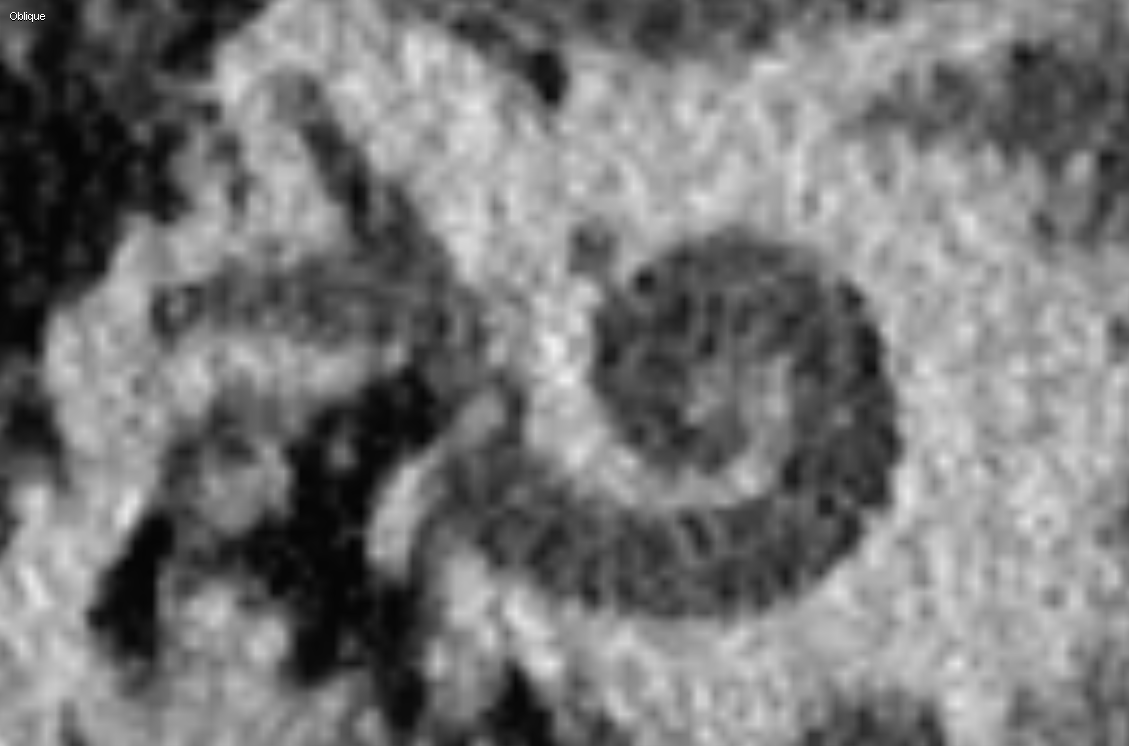
#> input picture Project/DATA/ID03/ID03pre.png, 1129 x 746 px; its folder holds 2 pictures in this run
$ python main.py   (older library calls are emulated)
#> lines starting #> are read from the running program, lines starting #| are printed output that depends on the picture
### Project/utils.py
import math
import os
import os.path
import sys

import cv2
import matplotlib.pyplot as plt
import numpy as np

import config


# [39 lines left out: functions normalize_2dimage_grayscale, preprocess_image_grayscale, not called in this run]


def get_img_pairs_paths(path=config.general["data_directory"], sep="\\"):
    """

    :param sep: this is the appropriate separator for creating a string of the paths of the CT scans.
    :param path: Path to the directory containing the data. Works according to the given structure. (not robust)
    :return: List of tuples containing the paths of the pre-surgery and post-surgery CT scans.
    """
#> called with path = './DATA', sep = '\\'
    pairs = []
    for root, dirs, files in os.walk(path):
        pair = []

        if config.general["Running on MacOS?"]:
            sep = "/"

        for file in files:
            pair.append(root + sep + file)
        pairs.append(tuple(pair))

    # Removes the ./DATA entry
    del pairs[0]
    return pairs


# [28 lines left out: functions get_image_info, show, not called in this run]


def create_circular_mask(h, w, center=None, radius=None):
    '''
    Creates a binary image of size h x w with a circle
    :param h: height of image
    :param w: width of image
    :param center: center of circle
    :param radius: radius of circle
    :return:
    '''
    # https://stackoverflow.com/questions/44865023/how-can-i-create-a-circular-mask-for-a-numpy-array
    if center is None:  # use the middle of the image
        center = (int(w / 2), int(h / 2))
    if radius is None:  # use the smallest distance between the center and image walls
        radius = min(center[0], center[1], w - center[0], h - center[1])

    Y, X = np.ogrid[:h, :w]
    dist_from_center = np.sqrt((X - center[0]) ** 2 + (Y - center[1]) ** 2)

    mask = dist_from_center <= radius
    return mask


# https://www.oreilly.com/library/view/programming-computer-vision/9781449341916/ch01.html

#### FUNCTIONS FOR NUMBERING ELECTRODES AND CALCULATING THE INSERTION DEPTH ANGLE

# [122 lines left out: functions polar, electrode_sequence, calculate_angular_insertion_depth, not called in this run]

### Project/CTscanPair.py
import io
import ntpath

import cv2
import imutils
from PIL import Image
from pylab import *
from skimage import measure

import config
import utils


# BASE IMAGE ALWAYS IN NPARRAY FORMAT with values 0-255 ! (it's easier to handle)

# This class contains all information related to the pair of images received (pre-surgical and post-surgical)
class CTscanPair:
    # Class attributes

    # Constructor / instances attributes
    def __init__(self, pair, patternpath):
        """

        :param pair: Tuple with two paths to the preop and postop CT scan images.
        :param patternpath: Path to the pattern images to detect the cochlea (circle)
        """
        ###########################################
        # Basic features initialization
        ###########################################

        start = time.time()
        self.prePath = pair[1]
        self.postPath = pair[0]
        self.patternPath = patternpath
        self.pattern_arr = []

        # Preop picture filename
        head, tail = ntpath.split(self.prePath)
        self.preBasename = tail
        # Postop picture filename
        head, tail = ntpath.split(self.postPath)
        self.postBasename = tail
        self.name = self.preBasename[:-7]

        print("\n\n-------------------------------------")
        print("Scan pair identification number: ", self.name)

        # Open the files
        # https://pillow.readthedocs.io/en/3.1.x/reference/Image.html#PIL.Image.Image.convert

        # Pre-surgery picture
        with open(self.prePath, 'rb') as f:
            self.preop_arr = array(Image.open(io.BytesIO(f.read())).convert('L'))

        # Post-surgery picture
        with open(self.postPath, 'rb') as g:
            self.postop_arr = array(Image.open(io.BytesIO(g.read())).convert('L'))

        # Pattern (circle)
        with open(self.patternPath, 'rb') as p:
            self.pattern = array(Image.open(io.BytesIO(p.read())).convert('L'))

        # Base image preop but colored / is set during cochlea center calculation bellow
        self.preImgRGB = None

        ###########################################
        # Complex analysis and definitions on init
        ###########################################


        # Has been attempted with Hough Transform but template matching is more efficient and adaptive.
        self.cochlea_center = self.setCochleaCenterTemplateMatching()

        # Define a radius of reasonable location of the cochlea (see hand out: electrode might not be in)
        # Mask that covers the cochlea area. It is expanded a bit to be used in the electrodes detection.
        self.cochlea_area = self.setCochleaAreaImage()

        # Get coordinates of the electrodes. A list of x and y coordinates (tuples) pinpointing to the center of the
        # electrode.
        self.electrodes_list = self.setElectrodesCoordinates()

        # Determine if the found spots are relevant --> 12 electrodes should be found! Not too far away
        self.relevant_electodes = self.setElectrodesSorted()

        # Determine the orientation of the cochlea
        self.orientation = self.setCochleaOrientation()

        # Define the order of the electrodes
        self.electrode_order = self.setElectrodesOrder()

        # Calculate the angular insertion depth --> The main output!
        # [(electrode nr., x-cord., y-cord., angular insertion depth),...]
        self.angular_insertion_depth = self.setAngularInsertionDepth()

        # If wanted, found electrodes can be visualized
        if config.electrodes_enumeration["Show found electrodes on image?"]:
            self.enumerateElectrodes()

        end = time.time()
        t = end - start
        message = "Done for pair " + self.preBasename[:-7] + " in " + str(round(t, 3)) + " seconds. " + "\n-------------------------------------"
        print(message)


    # [41 lines left out: functions getPreImg, getPostImg, getCochleaCenter, getElectrodesCoordinates, getCochleaOrientation, getElectrodesSorted, not called in this run]

    def getAngularInsertionDepth(self):
        return self.angular_insertion_depth

    # HOUGH IS NOT USED
    # [53 lines left out: function setCochleaCenterHoughTransform, not called in this run]

    def setCochleaCenterTemplateMatching(self,
                                         save_file=config.pattern_matching_cochlea_center["save_file"],
                                         verbose=config.pattern_matching_cochlea_center["verbose"],
                                         show_plot=config.pattern_matching_cochlea_center["show_plot"]):
        """

        :param save_file:
        :param verbose:
        :param show_plot:
        :return: Detected center point of the cochlea
        """
        # Method used for cv2.matchTemplate -> cv2.TM_CCOEFF
        # Explanations and formulas: https://docs.opencv.org/master/df/dfb/group__imgproc__object.html

        # Noise reduction
        # Strong blur, very efficient (65, 65)
        img_blur = cv2.blur(self.preop_arr, (config.pattern_matching_cochlea_center["blur"],
                                             config.pattern_matching_cochlea_center["blur"]))

        # Apply threshold for grey values
        # Threshold chosen according to image histogram showing peak between 40 and 110 for grey
        # values corresponding to liquid areas. (between 40 and 110)
        img_threshold = np.where(np.logical_or(img_blur > config.pattern_matching_cochlea_center["thr_up_gray"],
                                               img_blur < config.pattern_matching_cochlea_center["thr_low_gray"]),
                                 255,
                                 0).astype(np.uint8)

        # Preprocess pattern / no need, it's a simple circle
        template = self.pattern

        # Trying multi scale template matching
        # DISCLAIMER
        # Code adapted from: https://www.pyimagesearch.com/2015/01/26/multi-scale-template-matching-using-python-opencv/

        # Important documentation:
        # https://docs.opencv.org/2.4/modules/imgproc/doc/feature_detection.html?highlight=canny#canny
        # https://opencv-python-tutroals.readthedocs.io/en/latest/py_tutorials/py_imgproc/py_template_matching/py_template_matching.html

        # The best way to detect the spiral is to detect its circle components
        # With one circle, we might encounter the problem that a CT scan image
        # might be bigger than another and the match can be really poor.
        # Using multi scale, avoid this problem and allows to simply give one circle image as input (template)
        # The main part on this function that helped giving good results, was the preprocessing (strong blur)
        # of the preoperative image.

        # A trial with Hough transform gave poor results. It was hard to score the different circles
        # and to tune the functions. With a bit more or different pre-processing steps, Hough transform
        # might also give satisfying results but the one we get here are satisfactory enough.

        (tH, tW) = template.shape[:2]

        image = self.preop_arr.copy()
        gray = img_threshold.copy()
        found = None
        visualize = verbose
        # loop over the scales of the image
        for scale in config.pattern_matching_cochlea_center["image_scaling"]:
            # resize the image according to the scale, and keep track
            # of the ratio of the resizing
            resized = imutils.resize(gray, width=int(gray.shape[1] * scale))
            r = gray.shape[1] / float(resized.shape[1])
            # if the resized image is smaller than the template, then break
            # from the loop
            if resized.shape[0] < tH or resized.shape[1] < tW:
                break
            # detect edges in the resized, grayscale image and apply template
            # matching to find the template in the image
            # !!!! Parameters from config.py !!!!!
            edged = cv2.Canny(resized,
                              config.pattern_matching_cochlea_center["canny_thr1"],
                              config.pattern_matching_cochlea_center["canny_thr2"])

            result = cv2.matchTemplate(edged,
                                       template,
                                       config.pattern_matching_cochlea_center["pat_match_method"])

            (_, maxVal, _, maxLoc) = cv2.minMaxLoc(result)
            # check to see if the iteration should be visualized
            if visualize:
                # draw a bounding box around the detected region
                clone = np.dstack([edged, edged, edged])
                cv2.rectangle(clone, (maxLoc[0], maxLoc[1]),
                              (maxLoc[0] + tW, maxLoc[1] + tH), (0, 0, 255), 2)
                cv2.imshow("Visualize", clone)
                cv2.waitKey(0)
            # if we have found a new maximum correlation value, then update
            # the bookkeeping variable
            if found is None or maxVal > found[0]:
                found = (maxVal, maxLoc, r)
        # unpack the bookkeeping variable and compute the (x, y) coordinates
        # of the bounding box based on the resized ratio
        (_, maxLoc, r) = found
        (startX, startY) = (int(maxLoc[0] * r), int(maxLoc[1] * r))
        (endX, endY) = (int((maxLoc[0] + tW) * r), int((maxLoc[1] + tH) * r))
        # draw a bounding box around the detected result and display the image
        cv2.rectangle(image, (startX + 100, startY + 100), (endX - 100, endY - 100), (0, 0, 255), 2)
        cochlea_center = ((startX + endX) // 2, (startY + endY) // 2)
        cv2.circle(image, cochlea_center, 8, 0, 2)

        if verbose:
            title_ = "Best match for " + self.preBasename
            utils.show(image, title_)

        # Saving the image
        if save_file:
            path2 = './GEN_IMG/'
            filename = "center_" + self.preBasename
            cv2.imwrite(os.path.join(path2, filename), image)

            filenamep = "preprocessed_" + self.preBasename
            cv2.imwrite(os.path.join(path2, filenamep), img_threshold)

        #################################################################
        # Create picture with colored center and cochlea
        #################################################################
        # Copy of the original picture that we'll modify here
        self.preImgRGB = cv2.cvtColor(self.preop_arr, cv2.COLOR_GRAY2RGB)
        cv2.circle(self.preImgRGB, cochlea_center, 8, [0, 100, 150], 2)

        # Create masks to extract only the cochleal area
        mask = np.zeros((self.preImgRGB.shape[0], self.preImgRGB.shape[1]))

        # KEEP
        # If the wanted shape is rectangle
        # Fairly it's useless but it's a pain in the ass to write so I keep it there
        rectangle = False
        if rectangle:
            pad_rectangle = 50
            mask[startY + pad_rectangle:endY - pad_rectangle, startX + pad_rectangle:endX - pad_rectangle] = 1

        # Mask: circle around the center
        radius_blue = config.pattern_matching_cochlea_center["mask_radius"]
        mask = utils.create_circular_mask(self.preImgRGB.shape[0], self.preImgRGB.shape[1], cochlea_center, radius_blue)

        # Mask2: Region marked as "liquid", img_threshold had to be reversed
        mask2 = -1 * (img_threshold - 255)

        # Logical and on the two masks to obtain the region shown in blue in the picture that
        # corresponds to the cochlea. (liquid + matching radius
        mask3 = np.logical_and(mask, mask2)
        mask3 = cv2.cvtColor(np.float32(mask3), cv2.COLOR_GRAY2RGB)
        background = np.int32(self.preImgRGB.copy())
        overlay = np.where(mask3, [0, 100, 150], [0, 0, 0])

        # In overlay, it would be great to remove the small blue parts outside the cochlea
        # An easy way to do this would be to use an algorithm that detect islands of connected 1's
        # -> not enough time to do this because it's the exams soon sorry.

        # It is important to check for the image type (float32, int8, etc)
        # print("bck type: ", background.dtype)
        # print("ovl type: ", overlay.dtype)

        # Superpose the blue mask and the picture

        img_colored = cv2.addWeighted(background, 1, overlay, 0.2, 0)
        self.preImgRGB = img_colored.copy()

        # Useful for debug
        # utils.get_image_info(img_colored)

        img_colored = img_colored.astype('uint8')

        # Due to the RGB vs BGR thing, the picture here is displayed blue
        # but saved yellow (it is in RGB for openCV but BGR for every other program in the world)
        if show_plot:
            utils.show(img_colored, "Colored cochlea and center")

        # Saving the image
        if save_file:
            # Convert the image before saving
            # Will appear blue when opened but would appear yellow if ploted
            img_colored = cv2.cvtColor(img_colored, cv2.COLOR_RGB2BGR)

            path2 = './GEN_IMG/'
            filename = "center_colored_" + self.preBasename
            cv2.imwrite(os.path.join(path2, filename), img_colored)

        # Has set the variable self.preImgRGB to a colored preop image
        # returns the coordinates of the center
        return cochlea_center

    # [439 lines left out: functions new_version_setElectrodesCoordinates, setElectrodesCoordinates, setElectrodesSorted, setCochleaOrientation, setElectrodesOrder, setAngularInsertionDepth and 1 more, not called in this run]

    # todo - set cochlea area image
    def setCochleaAreaImage(self):
        center = self.cochlea_center
        # TODO - same as in center detection -> need to be compacted if time allows it (I doubt it)
        # Noise reduction
        # Strong blur, very efficient (65, 65)
        img_blur = cv2.blur(self.preop_arr, (config.cochlea_area["blur"],
                                             config.cochlea_area["blur"]))

        # Apply threshold for grey values
        # Threshold chosen according to image histogram showing peak between 40 and 110 for grey
        # values corresponding to liquid areas. (between 40 and 110)
        img_threshold = np.where(np.logical_or(img_blur > config.cochlea_area["thr_up_gray"],
                                               img_blur < config.cochlea_area["thr_low_gray"]),
                                 0,
                                 255).astype(np.uint8)

        # Mask: circle around the center BOOLEAN (True/False)
        radius_blue = config.cochlea_area["mask_radius"]
        mask = utils.create_circular_mask(self.preImgRGB.shape[0], self.preImgRGB.shape[1], center, radius_blue)

        # Logical and on the two masks to obtain the region shown in blue in the picture that
        # corresponds to the cochlea. (liquid + matching radius
        mask3 = np.logical_and(mask, img_threshold)

        # before = mask3.copy()

        # As said in the handout, the electrodes might not be exactely in the cochlea area
        # So we thicken it to have extend the borders of the mask.

        kernel = np.ones((19, 19), np.uint8)
        mask3 = cv2.dilate(np.float32(mask3), kernel, iterations=config.cochlea_area["iterations"])
        # Convert back to boolean
        # Type: <class 'numpy.ndarray'>
        # Shape: (746, 1129)
        # dType: bool

        mask3 = mask3.astype(bool)

        # after = mask3.copy()
        # utils.show(np.hstack([before, after]), "Cochlea area mask before and after thickening")

        # Save to report
        # Usage:

        # Saving the image
        if config.cochlea_area["save_file"]:
            image = np.where(mask3, self.postop_arr, 0)
            filename = "area_mask_" + self.preBasename
            cv2.imwrite(os.path.join(config.general["save_imgs"], filename), image)

        return mask3

### Project/Collection.py
import csv

from CTscanPair import CTscanPair


# This class contains all the pairs of CT scans (CTscanPair objects)
# It allows to perform operations on all the scans at once
# The class CTscanPair also contains its own functions
class Collection:

    # Class attributes
    # todo: choice of method for center -> config file
    # todo: configuration via python file
    # Constructor / instances attributes
    # pairs : list of pairs tuples
    # pattern : path to the pattern file (black white image of the cochlea form)
    def __init__(self, pairs, pattern):
#> called with pattern = './pattern/round2.png'
        print("Initializing collection...")
        self.CTpairs = []

        # If the paths are defined, create the pair collection
        # else: create an empty collection (import can be done with pickle)
        if pairs != "":
            print("Creating ", len(pairs), " pairs of cochlea CT scan")
            for pair in pairs:
                self.CTpairs.append(CTscanPair(pair, pattern))
#> this loop made 1 pass
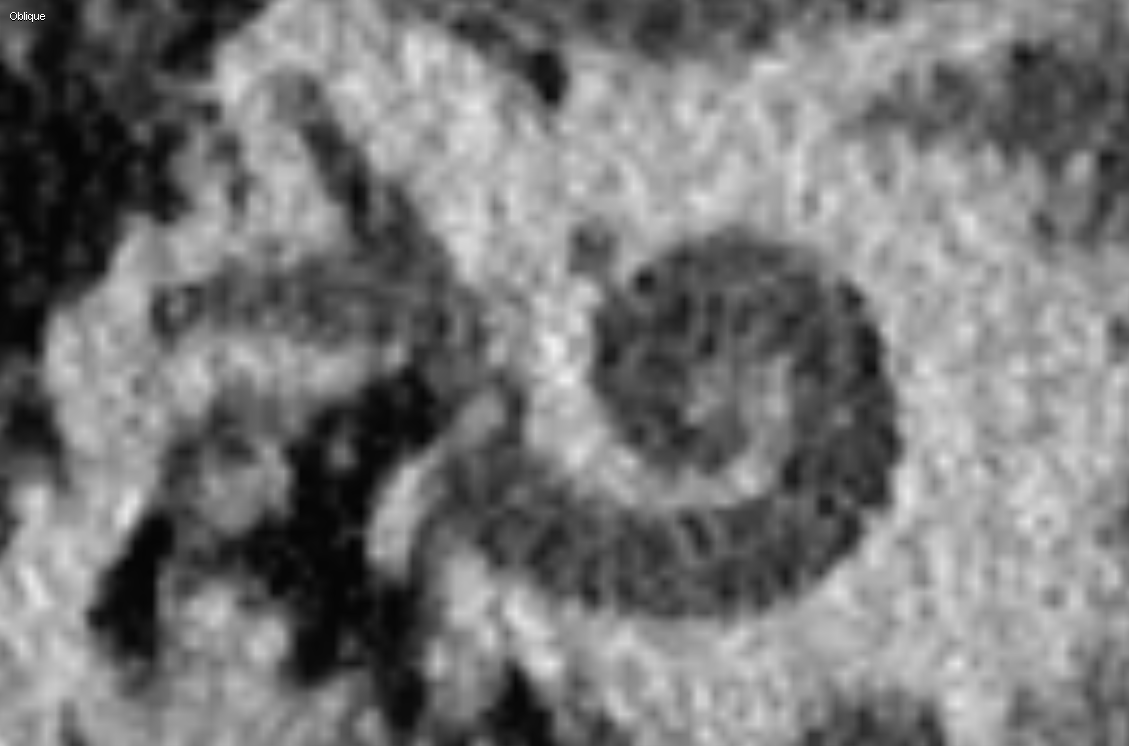
#> input picture Project/DATA/ID03/ID03pre.png, 1129 x 746 px
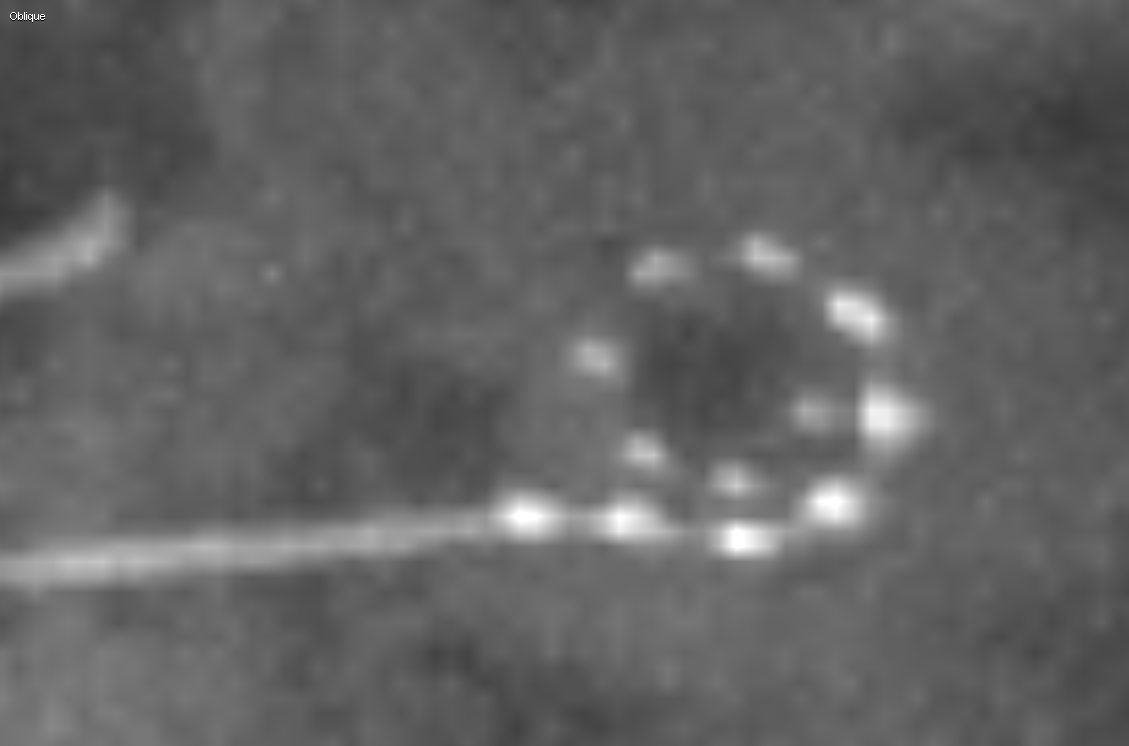
#> input picture Project/DATA/ID03/ID03post.png, 1129 x 746 px
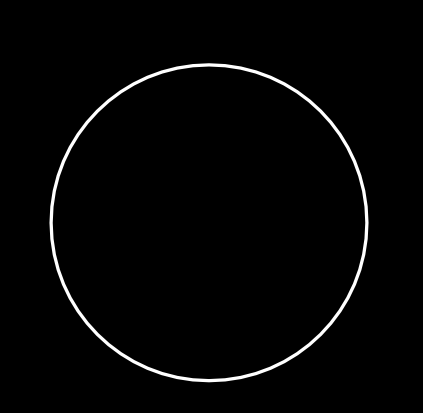
#> input picture Project/pattern/round2.png, 423 x 413 px
#> (the rest of the program and of its run is left out)
